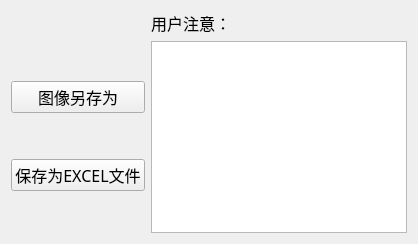
   <widget class="QWidget" name="tab_3">
    <attribute name="title">
     <string>保存</string>
    </attribute>
    <layout class="QGridLayout" name="gridLayout_10">
     <item row="1" column="1">
      <widget class="QTextBrowser" name="textBrowser">
       <property name="styleSheet">
        <string notr="true"/>
       </property>
       <property name="frameShape">
        <enum>QFrame::StyledPanel</enum>
       </property>
       <property name="frameShadow">
        <enum>QFrame::Raised</enum>
       </property>
      </widget>
     </item>
     <item row="0" column="1">
      <widget class="QLabel" name="label_35">
       <property name="font">
        <font>
         <family>Adobe 黑体 Std R</family>
         <pointsize>12</pointsize>
         <weight>50</weight>
         <italic>false</italic>
         <bold>false</bold>
        </font>
       </property>
       <property name="styleSheet">
        <string notr="true"/>
       </property>
       <property name="text">
        <string>用户注意：</string>
       </property>
      </widget>
     </item>
     <item row="1" column="0">
      <layout class="QVBoxLayout" name="verticalLayout">
       <item>
        <widget class="QPushButton" name="actionSaveImages_btn">
         <property name="font">
          <font>
           <family>微软雅黑</family>
           <pointsize>12</pointsize>
           <weight>50</weight>
           <italic>false</italic>
           <bold>false</bold>
          </font>
         </property>
         <property name="styleSheet">
          <string notr="true"/>
         </property>
         <property name="text">
          <string>图像另存为</string>
         </property>
        </widget>
       </item>
       <item>
        <widget class="QPushButton" name="pushButton_6">
         <property name="font">
          <font>
           <family>微软雅黑</family>
           <pointsize>12</pointsize>
           <weight>50</weight>
           <italic>false</italic>
           <bold>false</bold>
          </font>
         </property>
         <property name="styleSheet">
          <string notr="true"/>
         </property>
         <property name="text">
          <string>保存为EXCEL文件</string>
         </property>
        </widget>
       </item>
      </layout>
     </item>
    </layout>
   </widget>
